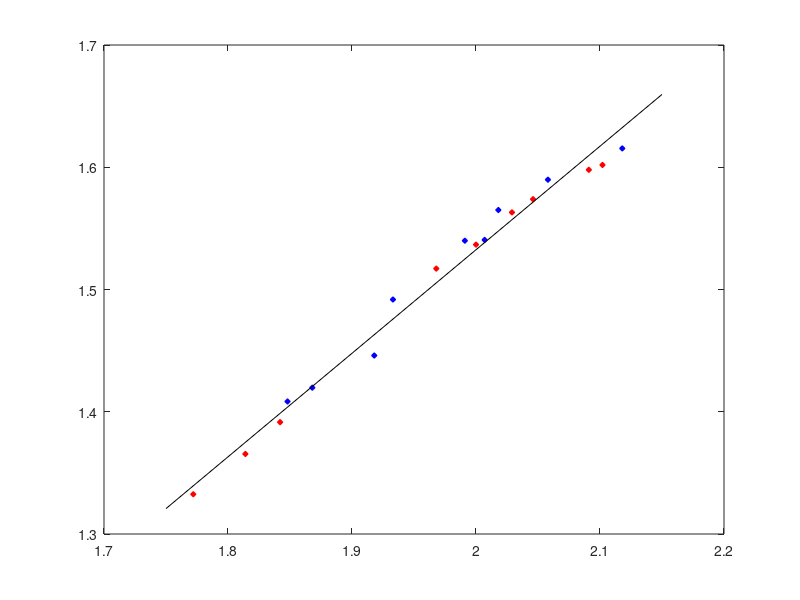

The MATLAB source for this figure:
function  B2values
%
%   Collect results re B^2 values from zmx_an2
%
%   GHOST 3 135  19 July 2019
%
%   Results from GHOST 3 18 and FWHM's from the zmx_an2 runs 
%
    SR_blue_B2 = [2.2205 2.3751 2.4524 2.2449 2.4404 2.5287 2.2177 2.4959 2.5602]';
    SR_blue_FWHM = [3.0354 3.2432 3.3448 3.0687 3.3407 3.4505 3.0481 3.399 3.5002]';
    SR_blue_order = [95 95 95 78 78 78 64 64 64]';
    SR_blue_lambda =[360.35 362.26 364.16 438.38 441.21 444.04 533.53 537.72 541.93]'; % eyeball est
%
    SR_red_B2 = [1.9907 2.4788 2.5355 2.0782 2.4463 2.5356 2.1819 2.411 2.5077]';
    SR_red_FWHM = [2.7424 3.3808 3.468 2.8521 3.3427 3.4632 2.9833 3.2905 3.4204]';
    SR_red_order = [36 36 36 45 45 45 66 66 66]';
    SR_red_lambda = [942.6771 955.9578 969.2385 756.2718 764.7692 773.2667 517.4839 521.4341 525.3843]';
%
%   HR results from GHOST 3 12 and 14; FWHMs and lambdas from last table of CST_BGT_007
%
    HR_blue_B2 = [1.4084 1.4918 1.5399 1.4197 1.5406 1.5898 1.4460 1.5650 1.6154]';
    HR_blue_FWHM = [1.848 1.933 1.991 1.868 2.007 2.058 1.918 2.018 2.118]';
    HR_blue_order = [95 95 95 78 78 78 64 64 64]';
    HR_blue_lambda =[360.347 362.25 364.16 438.38 441.21 444.03 533.52 537.72 541.92]';
%
    HR_red_B2 = [1.3325 1.5631 1.6019 1.3655 1.5367 1.5979 1.3915 1.5171 1.5739]';
    HR_red_FWHM = [1.772 2.029 2.102 1.814 2.000 2.091 1.842 1.968 2.046]';
    HR_red_order = [34 34 34 45 45 45 66 66 66]';
    HR_red_lambda = [997.29 1012.20 1027.10 756.26 764.76 773.25 517.47 521.43 525.38]';


    plot(HR_red_FWHM,HR_red_B2,'rd','MarkerFaceColor','red','MarkerSize',4) 
    hold on
    plot(HR_blue_FWHM,HR_blue_B2,'bd','MarkerFaceColor','blue','MarkerSize',4)   
%    plot(SR_blue_lambda,SR_blue_B2,'kd','MarkerFaceColor','black','MarkerSize',3)
%    plot(SR_blue_lambda,SR_blue_FWHM,'kd','MarkerFaceColor','black','MarkerSize',3)
    poly = polyfit([HR_red_FWHM' HR_blue_FWHM'],[HR_red_B2' HR_blue_B2'],1);
    X = 1.75:0.1:2.15;
    Y = polyval(poly,X);
    plot(X,Y,'black')
    poly

    return
    end

 